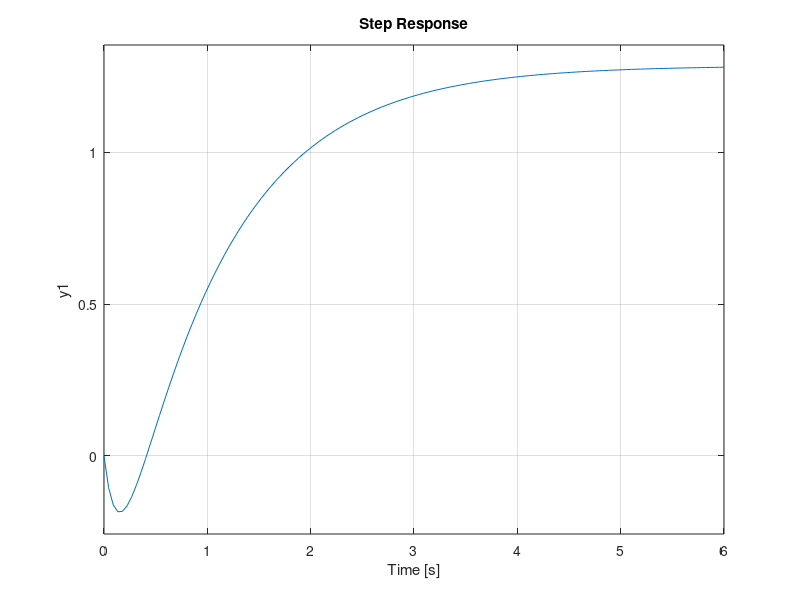
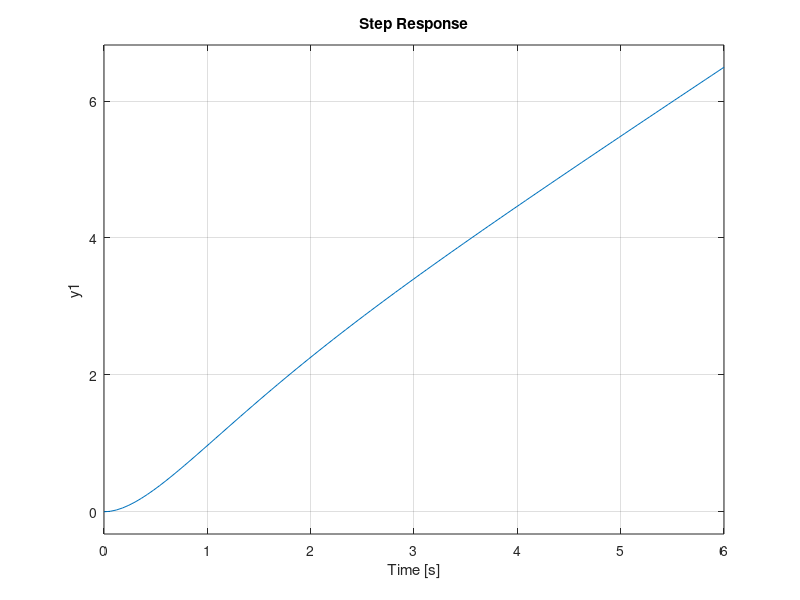
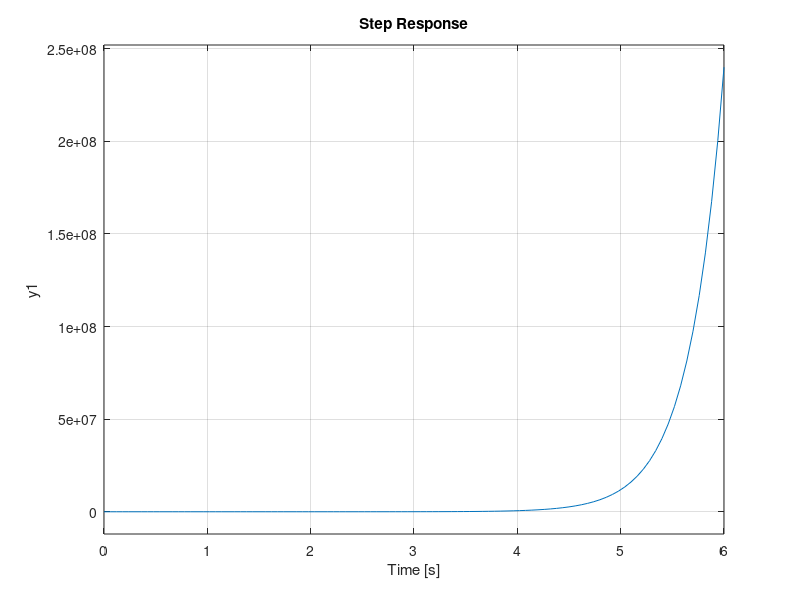
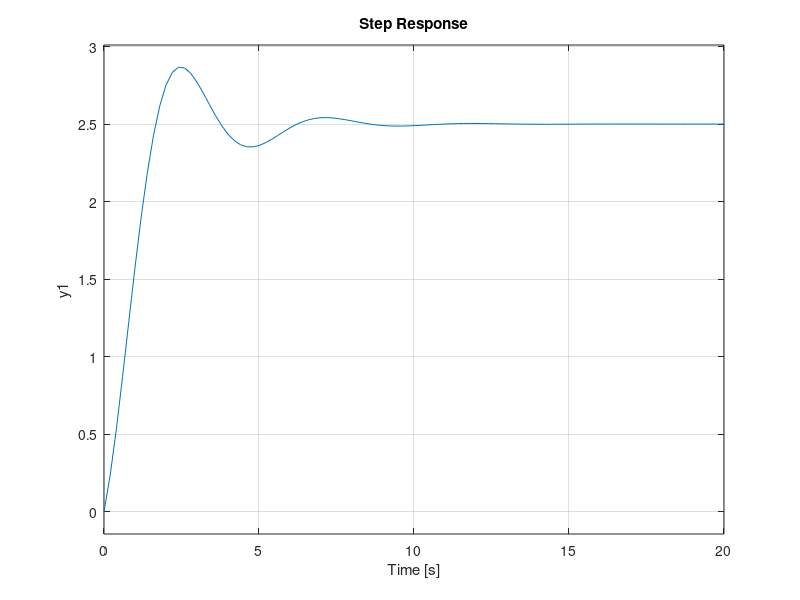

Write MATLAB code to recreate these figures, in order.
%s=tf('s');
%g=(0.4)/(s^3+0.3*s^2-0.9*s-0.4)
%sisotool(g)

s=tf('s');
a=(9-3*s)/(s+1)/(s+7)
figure(1)
step(a)
%o tambien se puede poner:
%anum=[-3 9];
%aden=[1 8 7];
%figure(2)
%step(anum,aden)

b=(4*s+2)/(s)/(s+1)/(s+2)
figure(3)
step(b)

c=(4*s^2+7*s+4)/(s+2)/(s^2+s+1)
figure(6)
step(c)

d=(3*s^2-2*s+1)/(s-3)/(s-2)/(s-1)
figure(4)
step(d)

e=(s^2+4*s+5)/(s^3+2*s^2+3*s+2)
figure(5)
step(e)

f=(5*s+12)/(s^2+5*s+6)
figure(7)
step(f)
